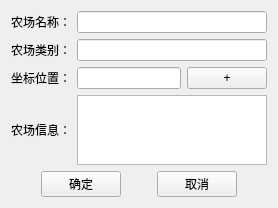
<?xml version="1.0" encoding="UTF-8"?>
<ui version="4.0">
 <class>AgriAddFarmDialog</class>
 <widget class="QWidget" name="AgriAddFarmDialog">
  <property name="geometry">
   <rect>
    <x>0</x>
    <y>0</y>
    <width>278</width>
    <height>179</height>
   </rect>
  </property>
  <property name="windowTitle">
   <string>Form</string>
  </property>
  <layout class="QGridLayout" name="gridLayout_2" rowstretch="5,0,0,0,0">
   <item row="0" column="0">
    <layout class="QGridLayout" name="gridLayout">
     <item row="2" column="0">
      <widget class="QLabel" name="label_3">
       <property name="text">
        <string>坐标位置：</string>
       </property>
      </widget>
     </item>
     <item row="3" column="1">
      <widget class="QTextEdit" name="farm_desc"/>
     </item>
     <item row="1" column="0">
      <widget class="QLabel" name="label_2">
       <property name="text">
        <string>农场类别：</string>
       </property>
      </widget>
     </item>
     <item row="1" column="1">
      <widget class="QLineEdit" name="farm_category"/>
     </item>
     <item row="0" column="0">
      <widget class="QLabel" name="label">
       <property name="text">
        <string>农场名称：</string>
       </property>
      </widget>
     </item>
     <item row="0" column="1">
      <widget class="QLineEdit" name="farm_name"/>
     </item>
     <item row="3" column="0">
      <widget class="QLabel" name="label_4">
       <property name="text">
        <string>农场信息：</string>
       </property>
      </widget>
     </item>
     <item row="2" column="1">
      <layout class="QHBoxLayout" name="horizontalLayout_3">
       <item>
        <widget class="QLineEdit" name="farm_pos"/>
       </item>
       <item>
        <widget class="QPushButton" name="btnPick">
         <property name="text">
          <string>+</string>
         </property>
        </widget>
       </item>
      </layout>
     </item>
    </layout>
   </item>
   <item row="4" column="0">
    <layout class="QHBoxLayout" name="horizontalLayout">
     <item>
      <spacer name="horizontalSpacer">
       <property name="orientation">
        <enum>Qt::Horizontal</enum>
       </property>
       <property name="sizeHint" stdset="0">
        <size>
         <width>40</width>
         <height>20</height>
        </size>
       </property>
      </spacer>
     </item>
     <item>
      <widget class="QPushButton" name="btnOK">
       <property name="text">
        <string>确定</string>
       </property>
      </widget>
     </item>
     <item>
      <spacer name="horizontalSpacer_2">
       <property name="orientation">
        <enum>Qt::Horizontal</enum>
       </property>
       <property name="sizeHint" stdset="0">
        <size>
         <width>40</width>
         <height>20</height>
        </size>
       </property>
      </spacer>
     </item>
     <item>
      <widget class="QPushButton" name="btnCancel">
       <property name="text">
        <string>取消</string>
       </property>
      </widget>
     </item>
     <item>
      <spacer name="horizontalSpacer_3">
       <property name="orientation">
        <enum>Qt::Horizontal</enum>
       </property>
       <property name="sizeHint" stdset="0">
        <size>
         <width>40</width>
         <height>20</height>
        </size>
       </property>
      </spacer>
     </item>
    </layout>
   </item>
  </layout>
 </widget>
 <resources/>
 <connections/>
</ui>
